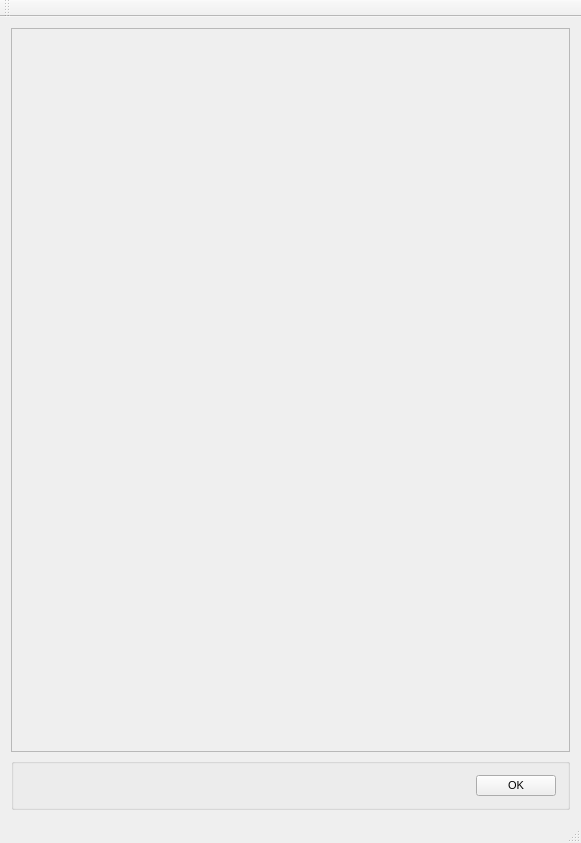
<?xml version="1.0" encoding="UTF-8"?>
<ui version="4.0">
 <class>MainWindow</class>
 <widget class="QMainWindow" name="MainWindow">
  <property name="geometry">
   <rect>
    <x>0</x>
    <y>0</y>
    <width>581</width>
    <height>843</height>
   </rect>
  </property>
  <property name="windowTitle">
   <string>PYSAT</string>
  </property>
  <widget class="QWidget" name="centralWidget">
   <layout class="QVBoxLayout" name="verticalLayout_9">
    <item>
     <widget class="QScrollArea" name="scrollArea">
      <property name="widgetResizable">
       <bool>true</bool>
      </property>
      <widget class="QWidget" name="scrollAreaWidgetContents_2">
       <property name="geometry">
        <rect>
         <x>0</x>
         <y>0</y>
         <width>561</width>
         <height>742</height>
        </rect>
       </property>
       <property name="font">
        <font>
         <pointsize>8</pointsize>
        </font>
       </property>
       <property name="styleSheet">
        <string notr="true">QGroupBox {
  border: 2px solid gray;
  border-radius: 6px;
  margin-top: 0.5em;
}

QGroupBox::title {

  padding-top: -14px;
  padding-left: 8px;
}
</string>
       </property>
       <layout class="QVBoxLayout" name="verticalLayout_8"/>
      </widget>
     </widget>
    </item>
    <item>
     <widget class="QGroupBox" name="OK">
      <layout class="QHBoxLayout" name="ok">
       <item>
        <spacer name="horizontalSpacer_5">
         <property name="orientation">
          <enum>Qt::Horizontal</enum>
         </property>
         <property name="sizeHint" stdset="0">
          <size>
           <width>40</width>
           <height>20</height>
          </size>
         </property>
        </spacer>
       </item>
       <item>
        <widget class="QPushButton" name="okButton">
         <property name="font">
          <font>
           <pointsize>8</pointsize>
          </font>
         </property>
         <property name="mouseTracking">
          <bool>false</bool>
         </property>
         <property name="text">
          <string>OK</string>
         </property>
        </widget>
       </item>
      </layout>
     </widget>
    </item>
   </layout>
  </widget>
  <widget class="QToolBar" name="mainToolBar">
   <attribute name="toolBarArea">
    <enum>TopToolBarArea</enum>
   </attribute>
   <attribute name="toolBarBreak">
    <bool>false</bool>
   </attribute>
  </widget>
  <widget class="QStatusBar" name="statusBar"/>
  <action name="actionLoad_Refence_Data">
   <property name="text">
    <string>Load Refence Data</string>
   </property>
  </action>
  <action name="actionLoad_Unknown_Data">
   <property name="text">
    <string>Load Unknown Data</string>
   </property>
  </action>
  <action name="actionSave_Current_Workflow">
   <property name="text">
    <string>Save Current Workflow</string>
   </property>
  </action>
  <action name="actionSave_Current_Plots">
   <property name="text">
    <string>Save Current Plots</string>
   </property>
  </action>
  <action name="actionSave_Current_Data">
   <property name="text">
    <string>Save Current Data</string>
   </property>
  </action>
  <action name="actionCreate_New_Workflow">
   <property name="text">
    <string>Create New Workflow</string>
   </property>
  </action>
  <action name="actionNoise_Reduction">
   <property name="text">
    <string>Noise Reduction</string>
   </property>
  </action>
  <action name="actionApply_Mask">
   <property name="text">
    <string>Apply Mask</string>
   </property>
  </action>
  <action name="actionInterpolate">
   <property name="text">
    <string>Interpolate (unknown to known)</string>
   </property>
  </action>
  <action name="actionInstrument_Response">
   <property name="text">
    <string>Instrument Response</string>
   </property>
  </action>
  <action name="actionALS">
   <property name="text">
    <string>ALS</string>
   </property>
  </action>
  <action name="actionDietrich">
   <property name="text">
    <string>Dietrich</string>
   </property>
  </action>
  <action name="actionPolyFit">
   <property name="text">
    <string>PolyFit</string>
   </property>
  </action>
  <action name="actionAirPLS">
   <property name="text">
    <string>AirPLS</string>
   </property>
  </action>
  <action name="actionFABC">
   <property name="text">
    <string>FABC</string>
   </property>
  </action>
  <action name="actionKK">
   <property name="text">
    <string>KK</string>
   </property>
  </action>
  <action name="actionMario">
   <property name="text">
    <string>Mario</string>
   </property>
  </action>
  <action name="actionMedian">
   <property name="text">
    <string>Median</string>
   </property>
  </action>
  <action name="actionRubberband">
   <property name="text">
    <string>Rubberband</string>
   </property>
  </action>
  <action name="actionUndecimated_Wavelet">
   <property name="text">
    <string>Undecimated Wavelet</string>
   </property>
  </action>
  <action name="actionRatio">
   <property name="text">
    <string>Ratio</string>
   </property>
  </action>
  <action name="actionTommy_s_Methgod">
   <property name="text">
    <string>Tommy's Method</string>
   </property>
  </action>
  <action name="actionPiecewise_Direct_Standardization">
   <property name="text">
    <string>Piecewise Direct Standardization</string>
   </property>
  </action>
  <action name="actionPCA">
   <property name="text">
    <string>PCA</string>
   </property>
  </action>
  <action name="actionICA">
   <property name="text">
    <string>ICA</string>
   </property>
  </action>
  <action name="actionK_Means">
   <property name="text">
    <string>K-Means</string>
   </property>
  </action>
  <action name="actionHierarchical">
   <property name="text">
    <string>Hierarchical</string>
   </property>
  </action>
  <action name="actionOthers">
   <property name="text">
    <string>Others...</string>
   </property>
  </action>
  <action name="actionOthers_2">
   <property name="text">
    <string>Others...</string>
   </property>
  </action>
  <action name="actionOthers_3">
   <property name="text">
    <string>Others...</string>
   </property>
  </action>
  <action name="actionPLS">
   <property name="text">
    <string>PLS</string>
   </property>
  </action>
  <action name="actionSM_PLS">
   <property name="text">
    <string>SM-PLS</string>
   </property>
  </action>
  <action name="actionICA_Regression">
   <property name="text">
    <string>ICA Regression</string>
   </property>
  </action>
  <action name="actionGaussian_Process">
   <property name="text">
    <string>Gaussian Process</string>
   </property>
  </action>
  <action name="actionMLP">
   <property name="text">
    <string>MLP</string>
   </property>
  </action>
  <action name="actionSVM">
   <property name="text">
    <string>SVM</string>
   </property>
  </action>
  <action name="actionOthers_4">
   <property name="text">
    <string>Others...</string>
   </property>
  </action>
  <action name="actionOthers_5">
   <property name="text">
    <string>Others...</string>
   </property>
  </action>
  <action name="actionIndex">
   <property name="text">
    <string>Index</string>
   </property>
  </action>
  <action name="actionContent_2">
   <property name="text">
    <string>Content</string>
   </property>
  </action>
  <action name="actionAbout">
   <property name="text">
    <string>About...</string>
   </property>
  </action>
  <action name="actionAbout_QtCreator">
   <property name="text">
    <string>About Qt...</string>
   </property>
  </action>
  <action name="actionExit">
   <property name="text">
    <string>Exit</string>
   </property>
  </action>
  <action name="actionNormalization">
   <property name="text">
    <string>Normalization</string>
   </property>
  </action>
  <action name="actionICA_2">
   <property name="text">
    <string>ICA</string>
   </property>
  </action>
  <action name="actionPCA_2">
   <property name="text">
    <string>PCA</string>
   </property>
  </action>
  <action name="actionPLS_DA">
   <property name="text">
    <string>PLS-DA</string>
   </property>
  </action>
  <action name="actionSIMCA">
   <property name="text">
    <string>SIMCA</string>
   </property>
  </action>
  <action name="actionK_means">
   <property name="text">
    <string>K-means</string>
   </property>
  </action>
  <action name="actionHierarchical_2">
   <property name="text">
    <string>Hierarchical</string>
   </property>
  </action>
  <action name="actionCross_Validation">
   <property name="text">
    <string>Cross Validation</string>
   </property>
  </action>
  <action name="actionTrain">
   <property name="text">
    <string>Train</string>
   </property>
  </action>
  <action name="actionPredict">
   <property name="text">
    <string>Predict</string>
   </property>
  </action>
  <action name="actionLine_Plot">
   <property name="text">
    <string>Line Plot</string>
   </property>
  </action>
  <action name="action1_to_1_Plot">
   <property name="text">
    <string>1 to 1 Plot</string>
   </property>
  </action>
  <action name="actionScatter_Plot">
   <property name="text">
    <string>Scatter Plot</string>
   </property>
  </action>
  <action name="actionSet_output_location">
   <property name="text">
    <string>Output Location</string>
   </property>
  </action>
  <action name="actionCreate_N_Folds">
   <property name="text">
    <string>Create N Folds</string>
   </property>
  </action>
  <action name="actionCreate_Test_Folds">
   <property name="text">
    <string>Create Test Folds</string>
   </property>
  </action>
  <action name="actionStratified_Folds">
   <property name="text">
    <string>Stratified Folds</string>
   </property>
  </action>
  <action name="actionTrain_Submodels">
   <property name="text">
    <string>Train Submodels</string>
   </property>
  </action>
 </widget>
 <layoutdefault spacing="6" margin="11"/>
 <resources/>
 <connections/>
</ui>
